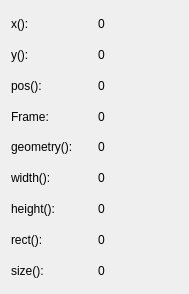
<?xml version="1.0" encoding="UTF-8"?>
<ui version="4.0">
 <class>Geometry</class>
 <widget class="QDialog" name="Geometry">
  <property name="geometry">
   <rect>
    <x>0</x>
    <y>0</y>
    <width>189</width>
    <height>294</height>
   </rect>
  </property>
  <property name="windowTitle">
   <string>geometry</string>
  </property>
  <layout class="QGridLayout" name="gridLayout">
   <item row="8" column="0">
    <widget class="QLabel" name="size_label">
     <property name="text">
      <string>size():</string>
     </property>
    </widget>
   </item>
   <item row="2" column="0">
    <widget class="QLabel" name="pos_label">
     <property name="text">
      <string>pos():</string>
     </property>
    </widget>
   </item>
   <item row="1" column="1">
    <widget class="QLabel" name="y_value">
     <property name="text">
      <string>0</string>
     </property>
    </widget>
   </item>
   <item row="5" column="1">
    <widget class="QLabel" name="width_value">
     <property name="text">
      <string>0</string>
     </property>
    </widget>
   </item>
   <item row="4" column="1">
    <widget class="QLabel" name="geometry_value">
     <property name="text">
      <string>0</string>
     </property>
    </widget>
   </item>
   <item row="2" column="1">
    <widget class="QLabel" name="pos_value">
     <property name="text">
      <string>0</string>
     </property>
    </widget>
   </item>
   <item row="7" column="0">
    <widget class="QLabel" name="rect_label">
     <property name="text">
      <string>rect():</string>
     </property>
    </widget>
   </item>
   <item row="3" column="0">
    <widget class="QLabel" name="frame_label">
     <property name="text">
      <string>Frame:</string>
     </property>
    </widget>
   </item>
   <item row="6" column="1">
    <widget class="QLabel" name="height_value">
     <property name="text">
      <string>0</string>
     </property>
    </widget>
   </item>
   <item row="3" column="1">
    <widget class="QLabel" name="frame_value">
     <property name="text">
      <string>0</string>
     </property>
    </widget>
   </item>
   <item row="0" column="1">
    <widget class="QLabel" name="x_value">
     <property name="text">
      <string>0</string>
     </property>
    </widget>
   </item>
   <item row="5" column="0">
    <widget class="QLabel" name="width_label">
     <property name="text">
      <string>width():</string>
     </property>
    </widget>
   </item>
   <item row="0" column="0">
    <widget class="QLabel" name="x_label">
     <property name="text">
      <string>x():</string>
     </property>
    </widget>
   </item>
   <item row="7" column="1">
    <widget class="QLabel" name="rect_value">
     <property name="text">
      <string>0</string>
     </property>
    </widget>
   </item>
   <item row="4" column="0">
    <widget class="QLabel" name="geometry_label">
     <property name="text">
      <string>geometry():</string>
     </property>
    </widget>
   </item>
   <item row="8" column="1">
    <widget class="QLabel" name="size_value">
     <property name="text">
      <string>0</string>
     </property>
    </widget>
   </item>
   <item row="1" column="0">
    <widget class="QLabel" name="y_label">
     <property name="text">
      <string>y():</string>
     </property>
    </widget>
   </item>
   <item row="6" column="0">
    <widget class="QLabel" name="height_label">
     <property name="text">
      <string>height():</string>
     </property>
    </widget>
   </item>
  </layout>
 </widget>
 <resources/>
 <connections/>
</ui>
